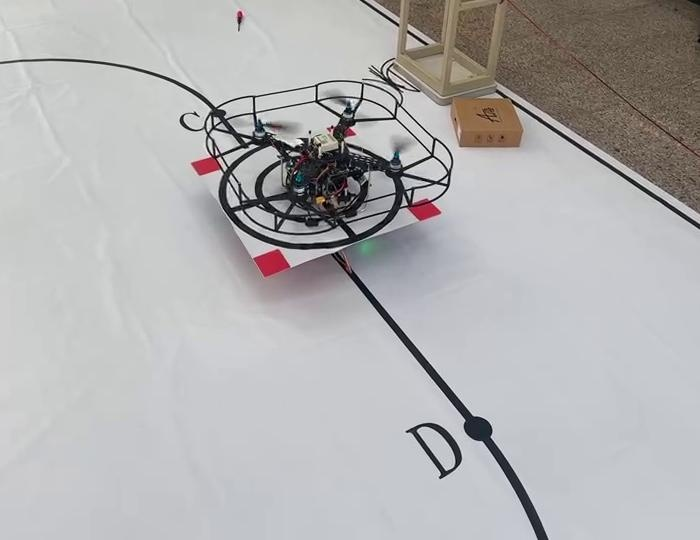
#> input picture 自研系统/10_文档/images/EDC-2026-D-hardware.jpg, 700 x 540 px, given in place of the camera
$ python main.py
#> lines starting #> are read from the running program, lines starting #| are printed output that depends on the picture; after the words box and inside, x2 and y2 are one past the last pixel; in counts of white or black regions, pixels touching at a corner belong together
### 自研系统/04_边缘视觉_K230/boards/cybercam/detector.py
"""
detector.py — 黑色实心方块检测（运行在 CyberCAM 板端）

目标：1920×1080 画面中检测深色实心方形区域，
返回中心偏移量 (dx, dy)。

依赖：OpenCV（CyberCAM 核桃派自带）
"""

from __future__ import annotations

from dataclasses import dataclass

import cv2
import numpy as np


@dataclass
class DetResult:
    found: bool
    dx: int = 0       # 中心 X 偏移（像素，右为正）
    dy: int = 0       # 中心 Y 偏移（像素，下为正）
    area_ratio: float = 0.0  # 轮廓面积 / 画面面积


class SquareDetector:
    """
    灰度 → 二值化 → 形态学 → 轮廓 → 4边形筛选 → 矩心偏移。

    参数对应 1920×1080 画面，min_area 降低到 0.001（约 50×50px）
    以覆盖目标从低空到高空的尺度范围。
    """

    def __init__(self, img_w: int = 1920, img_h: int = 1080) -> None:
#> in main, frame is the input picture: shape (540, 700, 3); mean B, G, R 177.8, 177.3, 178.3
        self.W = img_w
        self.H = img_h
        self._cx0 = img_w // 2   # 画面中心 X (960)
        self._cy0 = img_h // 2   # 画面中心 Y (540)
        self._kernel = cv2.getStructuringElement(cv2.MORPH_RECT, (7, 7))

    def detect(self, frame: np.ndarray) -> DetResult:
        """检测黑色方块，返回中心偏移。"""
        if frame is None or frame.size == 0:
            return DetResult(found=False)

        h, w = frame.shape[:2]
#> h = 540; w = 700
        # 只处理需要的分辨率（协议约定 1920×1080，但兼容性检查）
        if w != self.W or h != self.H:
            frame = cv2.resize(frame, (self.W, self.H))
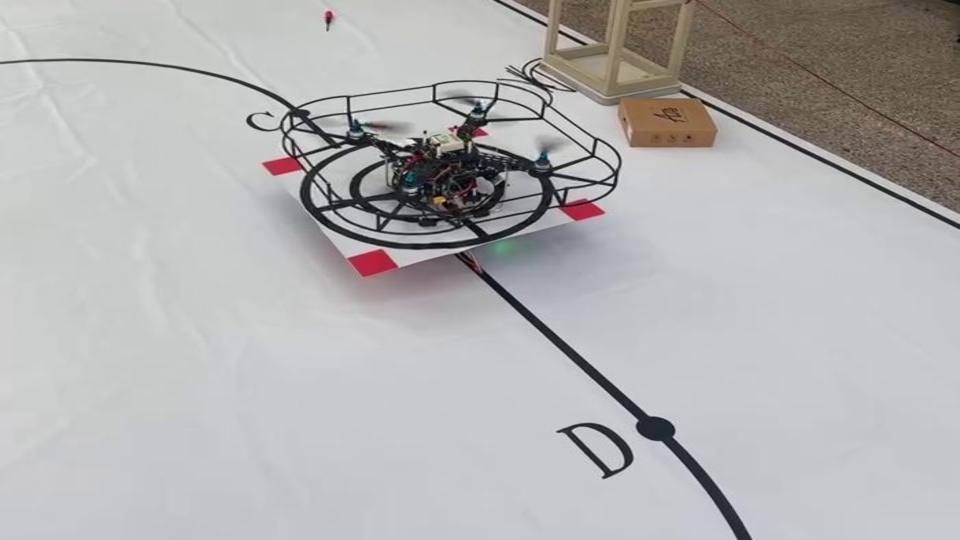
#> frame: shape (1080, 1920, 3) (shown at 1/2 size); mean of channels 0, 1, 2 177.8, 177.3, 178.3; drawn as B, G, R
        frame_area = float(self.W * self.H)

        # 灰度 → 自适应阈值（反色，黑色变白色）
        gray = cv2.cvtColor(frame, cv2.COLOR_BGR2GRAY)
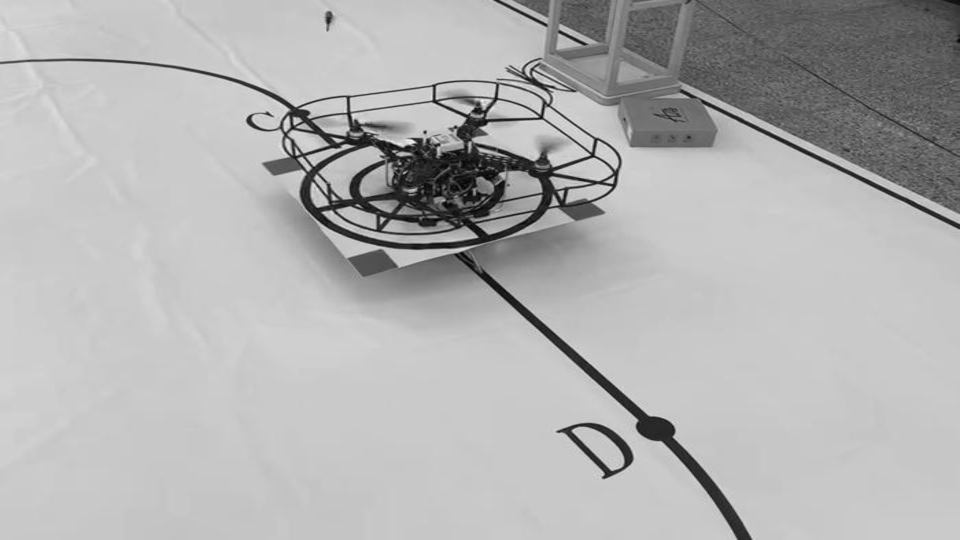
#> gray: shape (1080, 1920) (shown at 1/2 size); min 0, max 249, mean 177.6
        binary = cv2.adaptiveThreshold(
            gray, 255, cv2.ADAPTIVE_THRESH_MEAN_C,
            cv2.THRESH_BINARY_INV, 21, 10,
        )
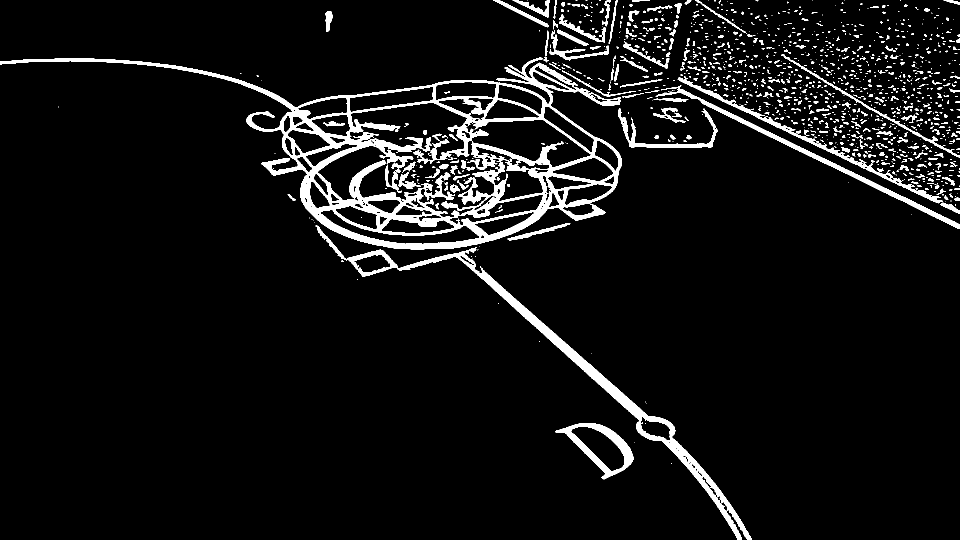
#> binary: shape (1080, 1920) (shown at 1/2 size); 6.5% white; 1274 white regions (886 under 20 px), largest, box (x1, y1, x2, y2) and area: (0, 115, 1244, 500) 67528, (631, 451, 1504, 1080) 17711, (1311, 170, 1920, 458) 5600
        binary = cv2.morphologyEx(binary, cv2.MORPH_CLOSE, self._kernel)
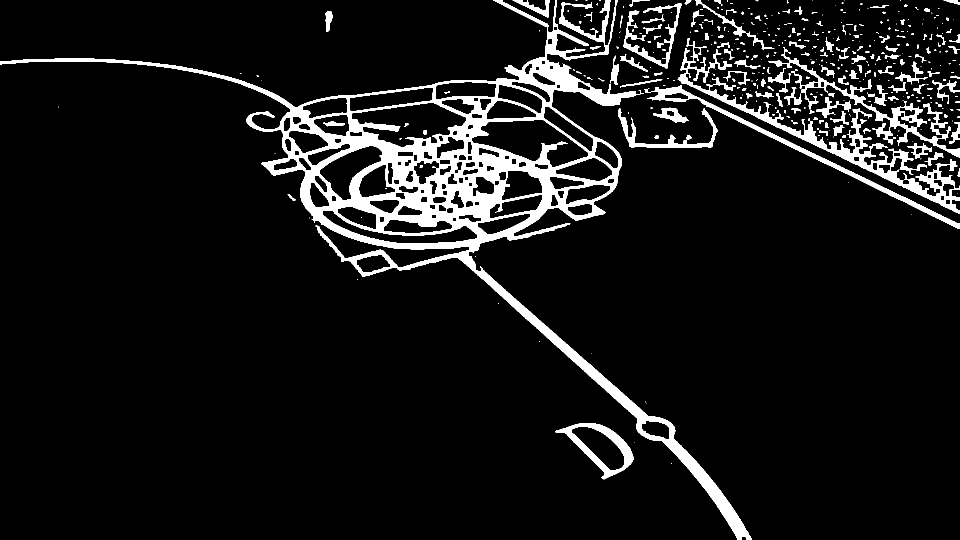
#> binary: shape (1080, 1920) (shown at 1/2 size); 8.3% white; 426 white regions (267 under 20 px)

        contours, _ = cv2.findContours(
            binary, cv2.RETR_EXTERNAL, cv2.CHAIN_APPROX_SIMPLE,
        )
#> contours = 417 contours, 304 with area under 20; largest, box (x1, y1, x2, y2) and area: (0, 0, 1504, 1080) 215269, (1355, 76, 1920, 428) 14538, (1111, 846, 1267, 959) 8521, (1537, 95, 1920, 315) 6490, (1288, 170, 1920, 458) 6255

        best_cnt = None
        best_area = 0.0

        for cnt in contours:
            area = cv2.contourArea(cnt)
            ar = area / frame_area
            if ar < 0.001 or ar > 0.50:   # 太小忽略 / 太大（几乎占满画面）忽略
                continue
            peri = cv2.arcLength(cnt, True)
            approx = cv2.approxPolyDP(cnt, 0.04 * peri, True)
            if len(approx) != 4:
                continue
            x, y, bw, bh = cv2.boundingRect(approx)
            aspect = bw / bh if bh > 0 else 0
            if not (0.65 <= aspect <= 1.55):
                continue
            if area > best_area:
                best_area = area
                best_cnt = approx
#> this loop made 417 passes
#> (area, ar, peri, x, y, bw, bh, aspect) on passes 3, 417: (8521, 0.00411, 436.2, 1111, 850, 156, 108, 1.44), (215269, 0.104, 8938.3, 0, 0, 1504, 1080, 1.39)
#> (area, ar) on passes 13, 16, 19, 20, 25, 27: (50, 2.41e-05), (32, 1.54e-05), (221.5, 0.000107), (537.5, 0.000259), (51.5, 2.48e-05), (23.5, 1.13e-05)
#> after the loop, best_area = 215269

        if best_cnt is None:
            return DetResult(found=False)

        M = cv2.moments(best_cnt)
#> M = moments, m00 453325.5, centre m10/m00, m01/m00 = (754.6, 335.3)
        if M["m00"] == 0:
            return DetResult(found=False)

        cx = int(round(M["m10"] / M["m00"]))
#> cx = 755
        cy = int(round(M["m01"] / M["m00"]))
#> cy = 335

        return DetResult(
            found=True,
            dx=cx - self._cx0,
            dy=cy - self._cy0,
            area_ratio=best_area / frame_area,
        )

### 自研系统/边缘视觉/boards/cybercam/protocol.py
"""
protocol.py — CyberCAM → Pi UART ASCII 协议

数据帧格式（每行一个检测结果，115200 8-N-1）：

    <dx>,<dy>,<found>\n

字段说明见 README.md。
"""

from __future__ import annotations


# ── 协议常量 ────────────────────────────────────────────────────────── #
BAUDRATE = 115200

FIELD_SEP = b","
LINE_END = b"\n"

# ── 编解码 ──────────────────────────────────────────────────────────── #

def encode(dx: int, dy: int, found: bool) -> bytes:
    """
    Parameters
    ----------
    dx    : 像素偏移 X（右为正），范围 ±1920
    dy    : 像素偏移 Y（下为正），范围 ±1080
    found : 是否检测到目标
    """
    return f"{dx},{dy},{1 if found else 0}\n".encode("ascii")


# [18 lines left out: function parse, not called in this run]

### 自研系统/边缘视觉/boards/cybercam/main.py
"""
main.py — CyberCAM 视觉伺服主程序

运行在 CyberCAM（核桃派）板端：
  1. 打开摄像头 1920×1080 @ 30fps
  2. 每帧检测黑色实心方块
  3. 通过 UART 发送 (dx, dy, found) 给 Pi

用法：
  python main.py                    # 默认 UART /dev/ttyS0
  python main.py --port /dev/ttyS1  # 指定串口
  python main.py --preview          # 打开显示窗口（桌面调试用）
"""

from __future__ import annotations

import argparse
import time

import cv2

from detector import SquareDetector, DetResult
from protocol import encode


def build_parser() -> argparse.ArgumentParser:
    p = argparse.ArgumentParser(description="CyberCAM visual servo node")
    p.add_argument("--port", default="/dev/ttyS0", help="UART device")
    p.add_argument(
        "--baud", type=int, default=115200, help="UART baud rate"
    )
    p.add_argument(
        "--camera", type=int, default=0, help="Camera device index"
    )
    p.add_argument(
        "--width", type=int, default=1920, help="Camera capture width",
    )
    p.add_argument(
        "--height", type=int, default=1080, help="Camera capture height",
    )
    p.add_argument(
        "--preview", action="store_true", help="Show preview window",
    )
    p.add_argument(
        "--no-uart", action="store_true",
        help="Run without UART (print to stdout)",
    )
    return p


def main() -> int:
    args = build_parser().parse_args()

    # ── 串口 ──────────────────────────────────────────────────────── #
    uart = None
    if not args.no_uart:
        import serial
        try:
            uart = serial.Serial(
                args.port, args.baud, timeout=0.01,
                write_timeout=0.01,
            )
            print(f"[UART] opened {args.port} @ {args.baud}")
        except Exception as e:
            print(f"[UART] failed: {e}, running no-UART mode")
            args.no_uart = True

    # ── 摄像头 ────────────────────────────────────────────────────── #
    cap = cv2.VideoCapture(args.camera)
    if not cap.isOpened():
        print(f"[CAM] cannot open camera {args.camera}")
        return 1
    cap.set(cv2.CAP_PROP_FRAME_WIDTH, args.width)
    cap.set(cv2.CAP_PROP_FRAME_HEIGHT, args.height)
    cap.set(cv2.CAP_PROP_FPS, 30)
    # 关闭自动曝光，保持固定参数（防止光照变化导致检测抖动）
    cap.set(cv2.CAP_PROP_AUTO_EXPOSURE, 0.25)  # 部分驱动 0.25=off
    print(f"[CAM] opened camera {args.camera} @ {args.width}×{args.height}")

    detector = SquareDetector(img_w=args.width, img_h=args.height)

    frame_count = 0
    fps_t0 = time.monotonic()
    preview = args.preview

    try:
        while True:
            ret, frame = cap.read()
            if not ret or frame is None:
                time.sleep(0.01)
                continue

            # ── 检测 ────────────────────────────────────────────── #
            result: DetResult = detector.detect(frame)
            payload = encode(result.dx, result.dy, result.found)

            # ── 发送 ────────────────────────────────────────────── #
            if uart is not None and uart.is_open:
                try:
                    uart.write(payload)
                except Exception as e:
                    print(f"[UART] write error: {e}")
            else:
                # no-UART 模式：输出到终端（调试）
                print(payload.decode("ascii").strip())

            # ── 预览 ────────────────────────────────────────────── #
            if preview:
                if result.found:
                    cx = result.dx + detector._cx0
                    cy = result.dy + detector._cy0
                    cv2.circle(frame, (cx, cy), 8, (0, 0, 255), -1)
                    r = int((result.area_ratio * detector.W * detector.H) ** 0.5)
                    cv2.rectangle(
                        frame,
                        (cx - r, cy - r), (cx + r, cy + r),
                        (0, 255, 0), 2,
                    )
                cv2.imshow("CyberCAM Visual Servo", frame)
                if cv2.waitKey(1) == ord("q"):
                    break

            # FPS 统计
            frame_count += 1
            now = time.monotonic()
            if now - fps_t0 >= 1.0:
                fps = frame_count / (now - fps_t0)
                print(f"[FPS] {fps:.1f}")
                frame_count = 0
                fps_t0 = now

    except KeyboardInterrupt:
        print("\n[EXIT] user interrupt")
    finally:
        if uart is not None and uart.is_open:
            uart.close()
        cap.release()
        if preview:
            cv2.destroyAllWindows()

    return 0


if __name__ == "__main__":
    raise SystemExit(main())
